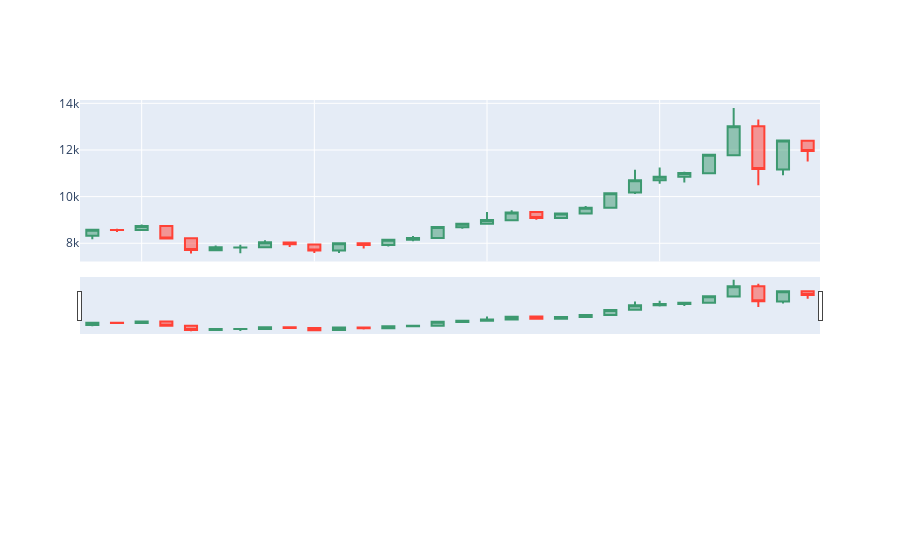

Source (notebook cell):
### Code cell
import plotly.graph_objects as go
import plotly.subplots as sub
fig = sub.make_subplots(rows=2, cols=1, shared_xaxes=True)
fig.add_trace(go.Candlestick(x=btc.index,
  open=btc['Open'],
  high=btc['High'],
  low=btc['Low'],
  close=btc['Close']))
fig.show()
